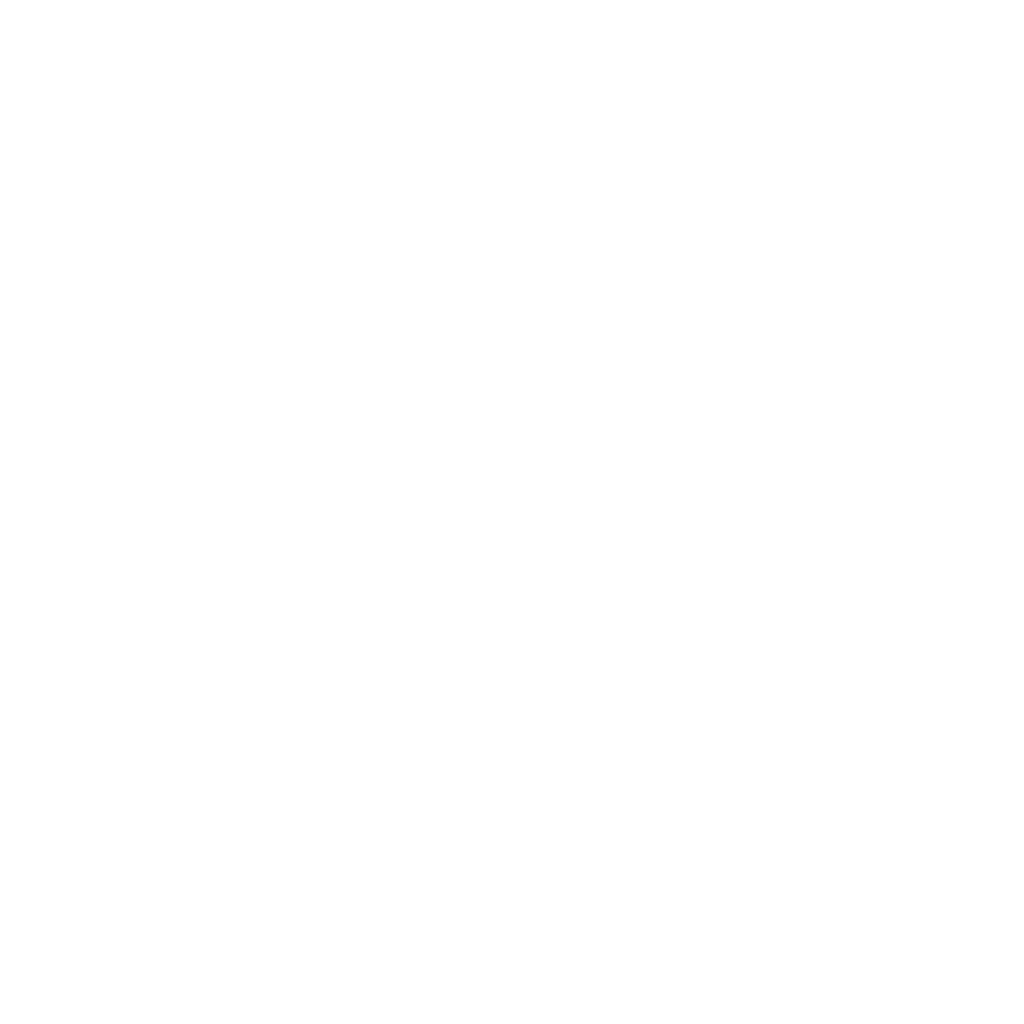
Frame 1 (no input)
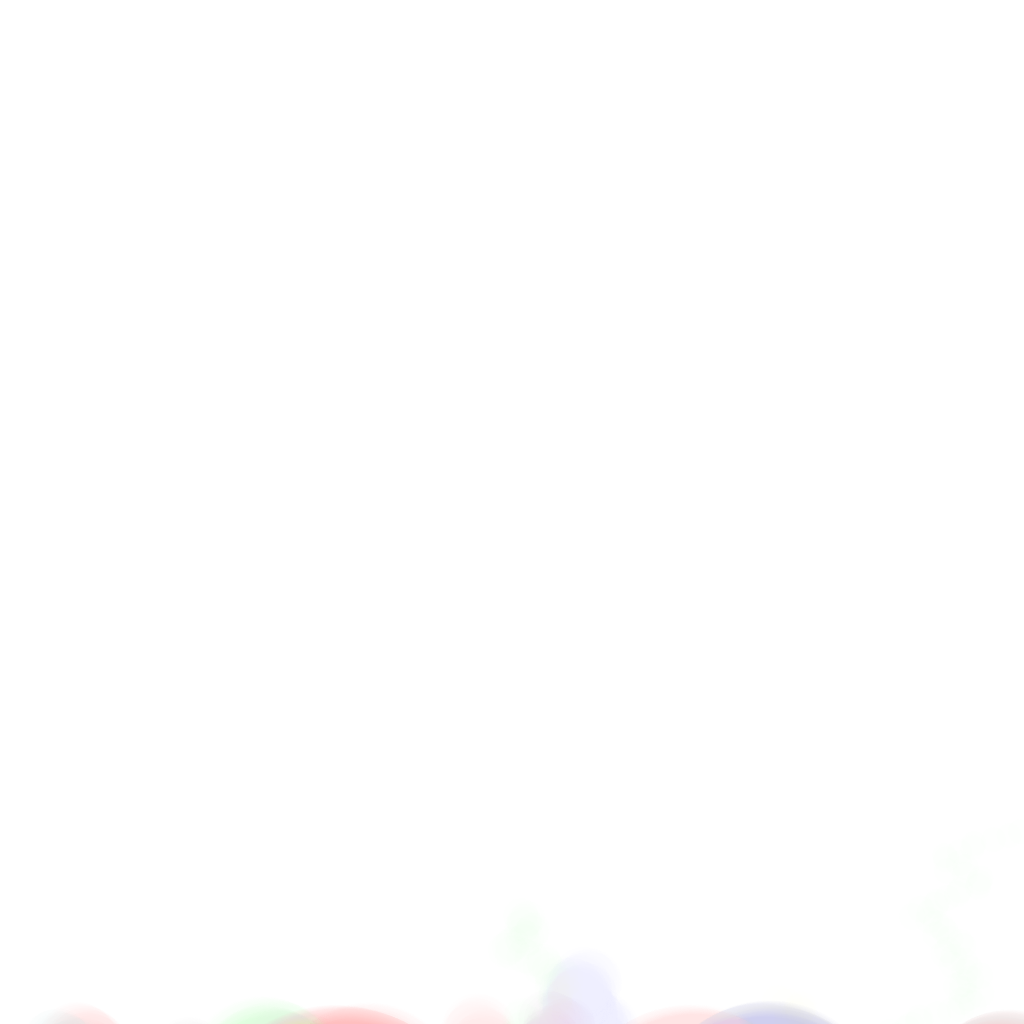
Frame 60 (the mouse pressed at the canvas centre just before this capture)
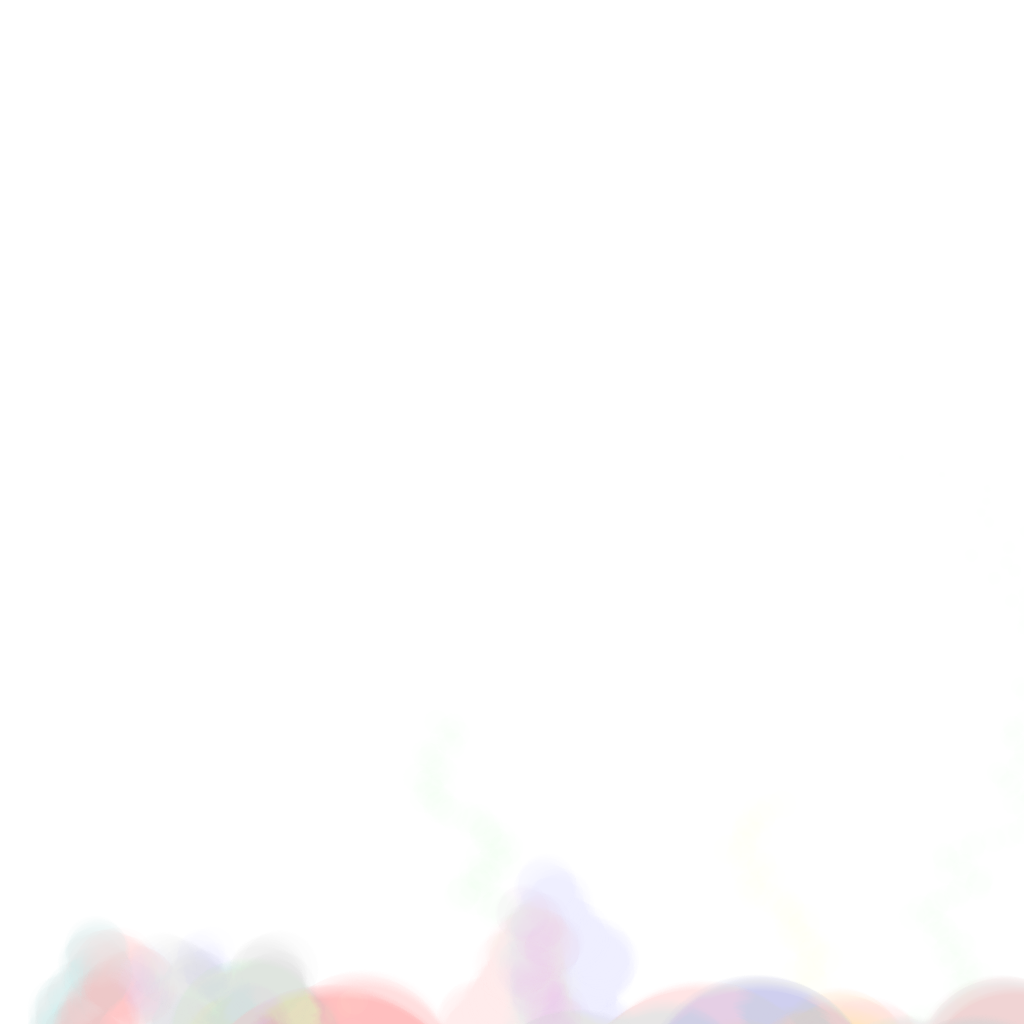
Frame 120 (the mouse held since frame 60 and released just before this capture)

The Processing sketch that drew these frames (run headless with seeded random() and noise(); from frame 60 on, the mouse is pressed at the canvas centre):

// Processing sketch: lec12_231119a_writingClasses
// ── lec12_231119a_writingClasses.pde
// an array to hold all of our particles
Particle[] particles;

void setup() {
  size(1024, 1024);

  // allocate our array
  particles = new Particle[256];
  // initialize our array by calling our constructor on each
  // object within it
  for (int i = 0; i < particles.length; i++) {
    particles[i] = new Particle();
  }
  
  // draw the background once in setup to build up the image
  background(255);
}

void draw() {
  //background(255);
  
  // call update on each object in the array
  for (int i = 0; i < particles.length; i++) {
    particles[i].update();
  }
}

class Particle {
  // fields
  float x, y;
  int size;
  color col;

  // constructors
  Particle (float p_X, float p_Y, int p_size, color p_col) {
    x = p_X;
    y = p_Y;
    size = p_size;
    col = p_col;
  }

  Particle () {
    reset();
  }

  // methods
  void update() {
    fill(col);
    noStroke();
    circle(x, y, size);

    wander();
    diminish();
  }
  
  void wander(){
    // movement speed is faster when the particle is small
    x += random(-500, 500) / max(size, 0.01);
    y -= 100 / max(size, 0.01);
  }
  
  void diminish(){
    if (random(1) < 1 - (y / height)) {
      size *= 0.99;
    }
    if (size <= 0) {
      reset();
    }
  }

  void reset() {
    // randomize size
    size = (int)random(25, 300);

    // randomize location
    y = height + size/2.0 + random(500);
    x = random(width);

    // randomize color
    col = color(random(180, 255),
      random(180, 255),
      random(180, 255),
      random(10));
  }
}
